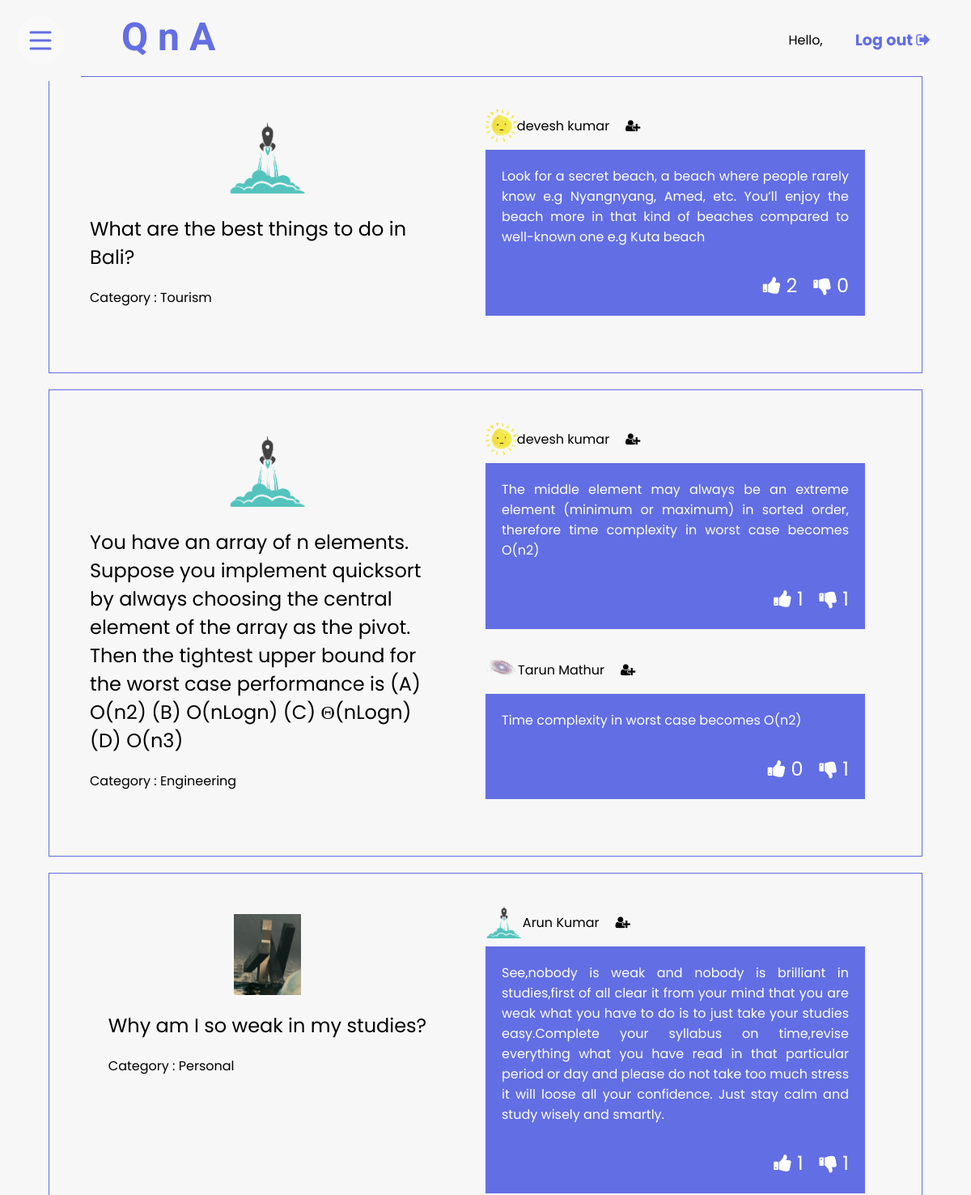
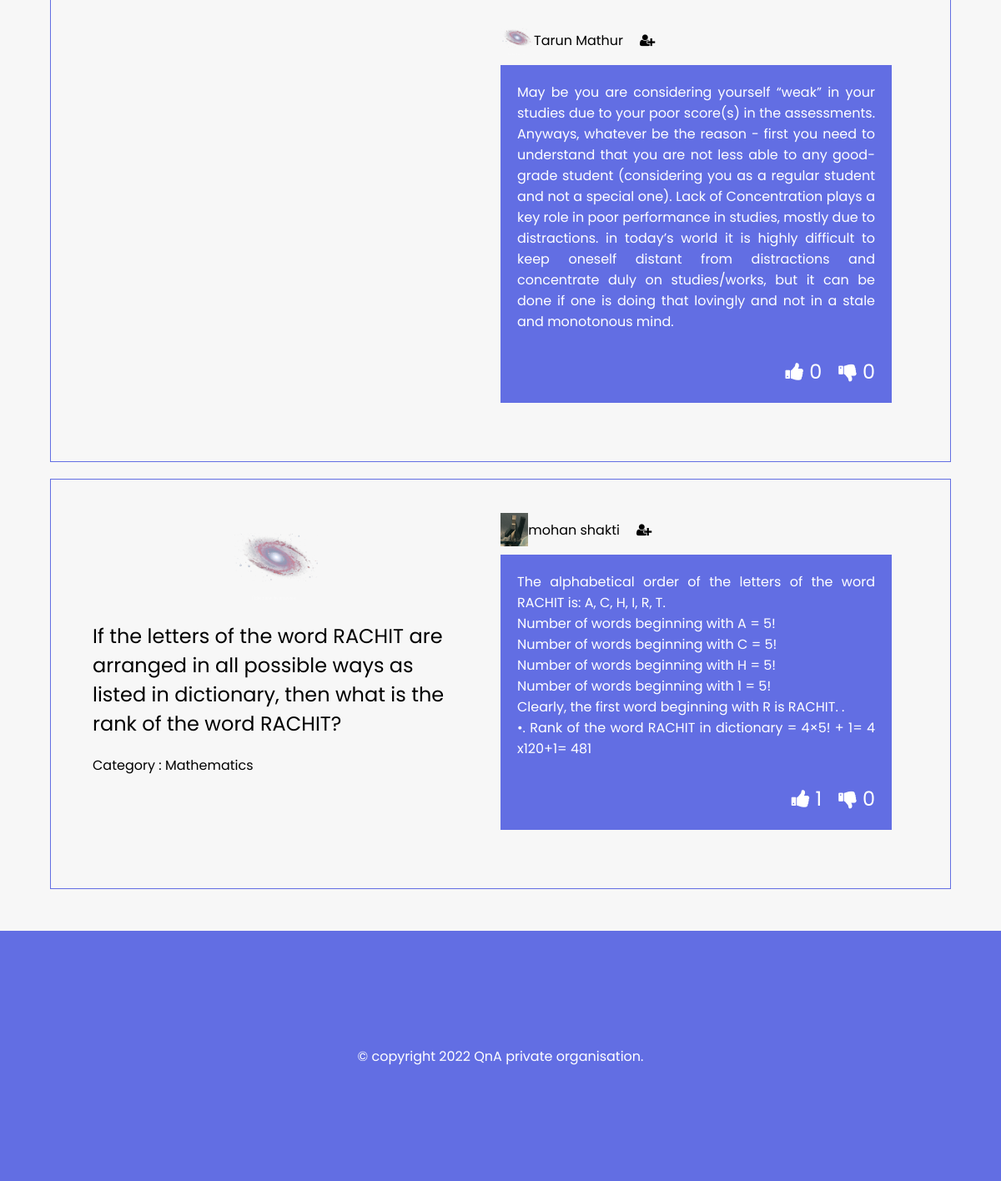
The app's page /view_que_user with its own data (2 pictures, top to bottom).
### study/models.py (models this page shows, shortened)
class Signup(models.Model):
    user = models.ForeignKey(User, on_delete=models.CASCADE)
    mobile = models.CharField(max_length=20, null=True)
    gender = models.CharField(max_length=10, null=True)
    dob = models.CharField(max_length=10, null=True)
    follower = models.IntegerField(max_length=200, null=True)
    following = models.IntegerField(max_length=200, null=True)
    que_asked = models.IntegerField(max_length=100, null=True)
    answered = models.IntegerField(max_length=100, null=True)
    usr_img = models.ImageField(upload_to="img/", default="")

class Questions(models.Model):
    id = models.AutoField
    que = RichTextField(blank=True, null=True)
    topic = models.CharField(max_length=100, null=True)
    ans = RichTextField(blank=True, null=True)
    user = models.CharField(max_length=50, null=True)
    user_id = models.IntegerField(max_length=100, null=True)
    atopic = models.CharField(max_length=100, null=True)
    h = models.IntegerField(max_length=200, null=True)
    nh = models.IntegerField(max_length=200, null=True)

### study/views.py (the view)
# urls.py: path('view_que_user', view_que_user, name="view_que_user"),
def view_que_user(request):
    data = Questions.objects.all()
    hp = Helpful.objects.all()
    use_data = Signup.objects.all()
    ur = request.user
    lst = []
    for i in data:
        if i.que is not None and i.que != "":
            lst.append([i, str(i.id)])
    d = {'data': data, 'data2': hp, 'ur': ur, 'usr_data': use_data, 'lst': lst}
    return render(request, 'view_que_user.html', d)

### study/templates/view_que_user.html
{% load static %}
{% include 'user_navigation.html' %}
<link rel="stylesheet" href="{% static 'css/view_ques_user.css' %}">
{% for i, j in lst %}
<div class="main-cont">
    <div class="ques-cont">
        <div class="img-asked-by">
            {% for m in usr_data %}
            {% if m.user.id == i.user_id %}
            <img src="{{ MEDIA_URL }}/media/{{ m.usr_img }}" alt="">
            {% endif %}
            {% endfor %}
        </div>
        <div class="ques">
            <p>{{ i.que }}</p>
            <div class="cat">Category : {{ i.topic }}</div>
    </div>
        </div>
    <div class="ans-cont">
        {% for k in data %}
        {% if k.atopic == j %}
        <div class="img-flo">
            <div class="ans-usr">
                {% for m in usr_data %}
                {% if m.user.id == k.user_id %}
                <img src="{{ MEDIA_URL }}/media/{{ m.usr_img }}" alt="">
                <p>{{ m.user.first_name }} {{ m.user.last_name }}</p>
                {% endif %}
                {% endfor %}
            </div>
            <a href="{% url 'follow_inc' k.user_id %}"><i class="fa fa-user-plus"></i></a>
        </div>
        <div class="ans">
            <p>{{ k.ans|safe }}</p>
            <div class="like">
                <a href="{% url 'add' k.id %}"><i class="fa fa-thumbs-up"></i><span> {{ k.h }}</span></a>
                <a href="{% url 'addd' k.id %}"><i class="fa fa-thumbs-down mar-like"></i><span> {{ k.nh }}</a>
            </div>
        </div>
        {% endif %}
        {% endfor %}
    </div>
</div>
{% endfor %}
{% include 'footer.html' %}

### study/templates/user_navigation.html (shortened to what this page needs)
<!DOCTYPE html>
<html>
  <head>
    {% load static %}
    <link
      rel="stylesheet"
      href="https://cdnjs.cloudflare.com/ajax/libs/font-awesome/4.7.0/css/font-awesome.min.css"
    />
    <link rel="stylesheet" href="{% static 'css/userhome.css' %}" />
  </head>
  <body>
    <div class="cross menu--1">
      <label>
        <svg viewBox="0 0 100 100" xmlns="http://www.w3.org/2000/svg">
          <circle cx="50" cy="50" r="30" />
          <path class="line--1" d="M0 40h62c13 0 6 28-4 18L35 35" />
          <path class="line--2" d="M0 50h70" />
          <path class="line--3" d="M0 60h62c13 0 6-28-4-18L35 65" />
        </svg>
      </label>
    </div>
    <header>
      <a href="{% url 'user_home' %}"><div class="logo">Q n A</div></a>
      <div class="log-out">
        <p>
          Hello,
        </p>
        <a href="{% url 'logout' %}"
          ><p class="lout">Log out <i class="fa fa-sign-out"></i></p
        ></a>
      </div>
    </header>
  </body>
</html>

### study/templates/footer.html (shortened to what this page needs)
{% load static %}
<div class="footer">
    <p>&#169 copyright 2022 QnA private organisation.</p>
</div>

### study/static/css/userhome.css (style rules this page uses)
* { margin: 0; box-sizing: border-box; }
body { background-color: #f7f7f7; font-family: "Poppins"; overflow-x: hidden; }
:root { --primary: #626ee3; }
img { max-width: 100%; max-height: 100%; }
a { text-decoration: none; color: inherit; }
.menu--1 > label { display: block; cursor: pointer; position: absolute; left: 0; top: 0; width: 100px; height: 100px; background-color: #f7f7f7; max-width: 150px; max-height: 150px; }
.logo { font-family: "Fascinate", cursive; font-size: 3rem; font-weight: bolder; color: var(--primary); padding-top: 17px; margin-left: 150px; }
header { display: flex; justify-content: space-between; align-items: center; }
.log-out { display: flex; align-items: center; margin-top: 25px; margin-right: 50px; }
.log-out > p { padding-right: 20px; }
.lout { color: var(--primary); font-weight: bold; font-size: 1.2rem; margin-left: 20px; cursor: pointer; }

### study/static/css/view_ques_user.css (style rules this page uses)
* { margin: 0; box-sizing: border-box; }
body { background-color: #f7f7f7; font-family: "Poppins"; overflow-x: hidden; }
:root { --primary: #626ee3; }
img { max-width: 100%; }
a { text-decoration: none; color: inherit; }
.main-cont { width: 90%; margin: 20px auto 0 auto; display: flex; border: 1px solid var(--primary); }
.ques-cont { width: 50%; padding: 50px; display: flex; flex-direction: column; }
.img-asked-by { width: 100px; margin: 0 auto; height: 100px; display: flex; justify-content: center; align-items: center; }
.ques { font-size: 1.5rem; display: flex; flex-direction: column; margin: 20px auto 0 auto; }
.cat { font-size: 1rem; margin-top: 20px; }
.ans-cont { width: 50%; display: flex; flex-direction: column; padding: 40px 70px 40px 0; }
.img-flo { display: flex; align-items: center; margin-bottom: 10px; }
.ans-usr { height: 40px; border-radius: 50%; display: flex; }
.ans { background: var(--primary); padding: 20px; color: white; text-align: justify; margin-bottom: 30px; display: flex; flex-direction: column; }
.ans-usr { display: flex; justify-content: center; align-items: center; }
.fa-user-plus { margin-left: 20px; }
.like { display: flex; justify-content: flex-end; font-size: 1.5rem; margin-top: 30px; }
.mar-like { margin-left: 20px; }

### study/templates/footer.html (style rules this page uses)
.footer { width: 100%; height: 300px; background: #626ee3; display: flex; align-items: center; justify-content: center; color: white; margin-top: 50px; }

### records on screen
Questions: que "What are the best things to do in Bali?", topic "Tourism"
Signup: usr_img (picture), user.first_name "Arun", user.last_name "Kumar"
Questions: ans "Look for a secret beach, a beach where people rarely know e.g Nyangnyang, Amed, etc. You’ll enjoy the beach more in that kind of beaches compared to well-known one e.g Kuta beach", h "2", nh "0"
Signup: usr_img (picture), user.first_name "devesh", user.last_name "kumar"
Questions: que "You have an array of n elements. Suppose you implement quicksort by always choosing the central element of the array as the pivot. Then the tightest upper bound for the worst case performance is (A) O(n2) (B) O(nLogn) (C) Θ(nLogn) (D) O(n3)", topic "Engineering"
Questions: ans "The middle element may always be an extreme element (minimum or maximum) in sorted order, therefore time complexity in worst case becomes O(n2)", h "1", nh "1"
Questions: ans "Time complexity in worst case becomes O(n2)", h "0", nh "1"
Signup: usr_img (picture), user.first_name "Tarun", user.last_name "Mathur"
Questions: que "Why am I so weak in my studies?", topic "Personal"
Signup: usr_img (picture), user.first_name "mohan", user.last_name "shakti"
Questions: ans "See,nobody is weak and nobody is brilliant in studies,first of all clear it from your mind that you are weak what you have to do is to just take your studies easy.Complete your syllabus on time,revise everything what you have read in that particular period or day and please do not take too much stress it will loose all your confidence. Just stay calm and study wisely and smartly.", h "1", nh "1"
Questions: ans "May be you are considering yourself “weak” in your studies due to your poor score(s) in the assessments. Anyways, whatever be the reason - first you need to understand that you are not less able to any good-grade student (considering you as a regular student and not a special one). Lack of Concentration plays a key role in poor performance in studies, mostly due to distractions. in today’s world it is highly difficult to keep oneself distant from distractions and concentrate duly on studies/works, but it can be done if one is doing that lovingly and not in a stale and monotonous mind.", h "0", nh "0"
Questions: que "If the letters of the word RACHIT are arranged in all possible ways as listed in dictionary, then what is the rank of the word RACHIT?", topic "Mathematics"
Questions: ans "The alphabetical order of the letters of the word RACHIT is: A, C, H, I, R, T. Number of words beginning with A = 5! Number of words beginning with C = 5! Number of words beginning with H = 5! Number of words beginning with 1 = 5! Clearly, the first word beginning with R is RACHIT. . •. Rank of the word RACHIT in dictionary = 4×5! + 1= 4 x120+1= 481", h "1", nh "0"
